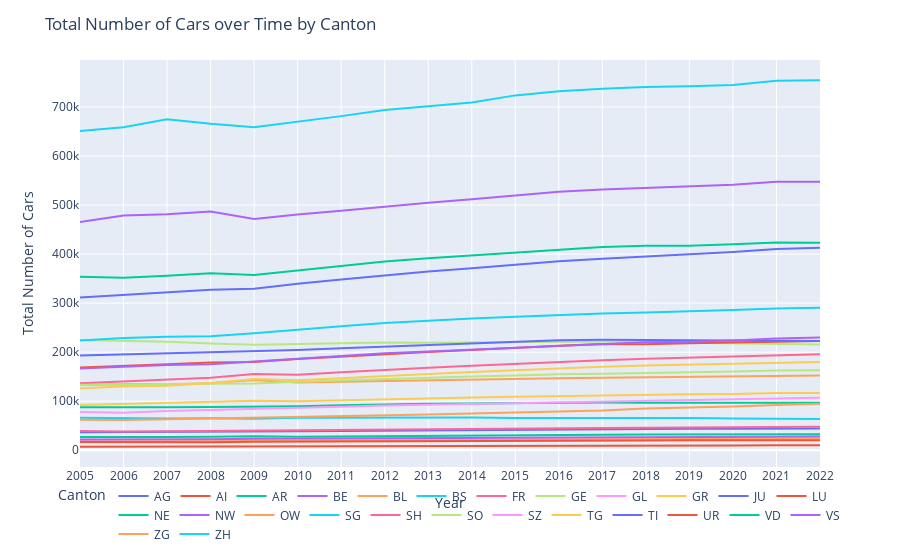

Here is the notebook cell this chart was saved with:
### Markdown cell above
### Data Visualization for the KFZ data

### Code cell
# create a line chart of Total_KFZ over time for each canton
fig = px.line(kfz_data, x='Jahr', y='Total_KFZ', color='Kanton', hover_data=['Kanton'])
fig.update_layout(title='Total Number of Cars over Time by Canton', xaxis_title='Year', yaxis_title='Total Number of Cars')
fig.update_traces(mode='lines')
fig.update_layout(legend_title='Canton', legend=dict(orientation='h', yanchor='bottom', y=-0.2, xanchor='center', x=0.5))
fig.show()

### Figure 1 — Plotly figure (JSON) as saved in the notebook; plotly's stock layout.template omitted (floating-point values rounded to 4 significant figures)
{"data": [{"customdata": [["AG"], ["AG"], ["AG"], ["AG"], ["AG"], ["AG"], ["AG"], ["AG"], ["AG"], ["AG"], ["AG"], ["AG"], ["AG"], ["AG"], ["AG"], ["AG"], ["AG"], ["AG"]], "hovertemplate": "Kanton=%{customdata[0]}<br>Jahr=%{x}<br>Total_KFZ=%{y}<extra></extra>", "legendgroup": "AG", "line": {"color": "#636efa", "dash": "solid"}, "marker": {"symbol": "circle"}, "mode": "lines", "name": "AG", "orientation": "v", "showlegend": true, "type": "scatter", "x": ["2005", "2006", "2007", "2008", "2009", "2010", "2011", "2012", "2013", "2014", "2015", "2016", "2017", "2018", "2019", "2020", "2021", "2022"], "xaxis": "x", "y": [311370, 316298, 321731, 327074, 329151, 339424, 348117, 357099, 364771, 371223, 378078, 385642, 390489, 395038, 399339, 404417, 410479, 412986], "yaxis": "y"}, {"customdata": [["AI"], ["AI"], ["AI"], ["AI"], ["AI"], ["AI"], ["AI"], ["AI"], ["AI"], ["AI"], ["AI"], ["AI"], ["AI"], ["AI"], ["AI"], ["AI"], ["AI"], ["AI"]], "hovertemplate": "Kanton=%{customdata[0]}<br>Jahr=%{x}<br>Total_KFZ=%{y}<extra></extra>", "legendgroup": "AI", "line": {"color": "#EF553B", "dash": "solid"}, "marker": {"symbol": "circle"}, "mode": "lines", "name": "AI", "orientation": "v", "showlegend": true, "type": "scatter", "x": ["2005", "2006", "2007", "2008", "2009", "2010", "2011", "2012", "2013", "2014", "2015", "2016", "2017", "2018", "2019", "2020", "2021", "2022"], "xaxis": "x", "y": [7349, 7421, 7635, 7731, 8243, 8286, 8518, 8654, 8808, 8951, 9246, 9456, 9602, 9736, 9832, 9937, 10243, 10300], "yaxis": "y"}, {"customdata": [["AR"], ["AR"], ["AR"], ["AR"], ["AR"], ["AR"], ["AR"], ["AR"], ["AR"], ["AR"], ["AR"], ["AR"], ["AR"], ["AR"], ["AR"], ["AR"], ["AR"], ["AR"]], "hovertemplate": "Kanton=%{customdata[0]}<br>Jahr=%{x}<br>Total_KFZ=%{y}<extra></extra>", "legendgroup": "AR", "line": {"color": "#00cc96", "dash": "solid"}, "marker": {"symbol": "circle"}, "mode": "lines", "name": "AR", "orientation": "v", "showlegend": true, "type": "scatter", "x": ["2005", "2006", "2007", "2008", "2009", "2010", "2011", "2012", "2013", "2014", "2015", "2016", "2017", "2018", "2019", "2020", "2021", "2022"], "xaxis": "x", "y": [27053, 26490, 26933, 27631, 28733, 27580, 28376, 29144, 29696, 30312, 30874, 31345, 31812, 32009, 32008, 32161, 32481, 32391], "yaxis": "y"}, {"customdata": [["BE"], ["BE"], ["BE"], ["BE"], ["BE"], ["BE"], ["BE"], ["BE"], ["BE"], ["BE"], ["BE"], ["BE"], ["BE"], ["BE"], ["BE"], ["BE"], ["BE"], ["BE"]], "hovertemplate": "Kanton=%{customdata[0]}<br>Jahr=%{x}<br>Total_KFZ=%{y}<extra></extra>", "legendgroup": "BE", "line": {"color": "#ab63fa", "dash": "solid"}, "marker": {"symbol": "circle"}, "mode": "lines", "name": "BE", "orientation": "v", "showlegend": true, "type": "scatter", "x": ["2005", "2006", "2007", "2008", "2009", "2010", "2011", "2012", "2013", "2014", "2015", "2016", "2017", "2018", "2019", "2020", "2021", "2022"], "xaxis": "x", "y": [465327, 478545, 481257, 487023, 471407, 480990, 488368, 496854, 504791, 512043, 519826, 527314, 531863, 535407, 537981, 541507, 547337, 547500], "yaxis": "y"}, {"customdata": [["BL"], ["BL"], ["BL"], ["BL"], ["BL"], ["BL"], ["BL"], ["BL"], ["BL"], ["BL"], ["BL"], ["BL"], ["BL"], ["BL"], ["BL"], ["BL"], ["BL"], ["BL"]], "hovertemplate": "Kanton=%{customdata[0]}<br>Jahr=%{x}<br>Total_KFZ=%{y}<extra></extra>", "legendgroup": "BL", "line": {"color": "#FFA15A", "dash": "solid"}, "marker": {"symbol": "circle"}, "mode": "lines", "name": "BL", "orientation": "v", "showlegend": true, "type": "scatter", "x": ["2005", "2006", "2007", "2008", "2009", "2010", "2011", "2012", "2013", "2014", "2015", "2016", "2017", "2018", "2019", "2020", "2021", "2022"], "xaxis": "x", "y": [133190, 134693, 134394, 136417, 143092, 138195, 139882, 141538, 142222, 143596, 145003, 146631, 147610, 148410, 149263, 150347, 151805, 152254], "yaxis": "y"}, {"customdata": [["BS"], ["BS"], ["BS"], ["BS"], ["BS"], ["BS"], ["BS"], ["BS"], ["BS"], ["BS"], ["BS"], ["BS"], ["BS"], ["BS"], ["BS"], ["BS"], ["BS"], ["BS"]], "hovertemplate": "Kanton=%{customdata[0]}<br>Jahr=%{x}<br>Total_KFZ=%{y}<extra></extra>", "legendgroup": "BS", "line": {"color": "#19d3f3", "dash": "solid"}, "marker": {"symbol": "circle"}, "mode": "lines", "name": "BS", "orientation": "v", "showlegend": true, "type": "scatter", "x": ["2005", "2006", "2007", "2008", "2009", "2010", "2011", "2012", "2013", "2014", "2015", "2016", "2017", "2018", "2019", "2020", "2021", "2022"], "xaxis": "x", "y": [66279, 64812, 64700, 65319, 64339, 66077, 66523, 67356, 66805, 67028, 65741, 65956, 66143, 66159, 65644, 64504, 64738, 63734], "yaxis": "y"}, {"customdata": [["FR"], ["FR"], ["FR"], ["FR"], ["FR"], ["FR"], ["FR"], ["FR"], ["FR"], ["FR"], ["FR"], ["FR"], ["FR"], ["FR"], ["FR"], ["FR"], ["FR"], ["FR"]], "hovertemplate": "Kanton=%{customdata[0]}<br>Jahr=%{x}<br>Total_KFZ=%{y}<extra></extra>", "legendgroup": "FR", "line": {"color": "#FF6692", "dash": "solid"}, "marker": {"symbol": "circle"}, "mode": "lines", "name": "FR", "orientation": "v", "showlegend": true, "type": "scatter", "x": ["2005", "2006", "2007", "2008", "2009", "2010", "2011", "2012", "2013", "2014", "2015", "2016", "2017", "2018", "2019", "2020", "2021", "2022"], "xaxis": "x", "y": [136866, 140577, 142995, 147724, 155560, 154180, 158902, 164212, 168351, 172240, 176522, 180259, 183742, 186371, 188367, 190922, 193893, 195639], "yaxis": "y"}, {"customdata": [["GE"], ["GE"], ["GE"], ["GE"], ["GE"], ["GE"], ["GE"], ["GE"], ["GE"], ["GE"], ["GE"], ["GE"], ["GE"], ["GE"], ["GE"], ["GE"], ["GE"], ["GE"]], "hovertemplate": "Kanton=%{customdata[0]}<br>Jahr=%{x}<br>Total_KFZ=%{y}<extra></extra>", "legendgroup": "GE", "line": {"color": "#B6E880", "dash": "solid"}, "marker": {"symbol": "circle"}, "mode": "lines", "name": "GE", "orientation": "v", "showlegend": true, "type": "scatter", "x": ["2005", "2006", "2007", "2008", "2009", "2010", "2011", "2012", "2013", "2014", "2015", "2016", "2017", "2018", "2019", "2020", "2021", "2022"], "xaxis": "x", "y": [224694, 222710, 221251, 217702, 215009, 216504, 218270, 219766, 219275, 219636, 221143, 221757, 221714, 220491, 219219, 218952, 217846, 215814], "yaxis": "y"}, {"customdata": [["GL"], ["GL"], ["GL"], ["GL"], ["GL"], ["GL"], ["GL"], ["GL"], ["GL"], ["GL"], ["GL"], ["GL"], ["GL"], ["GL"], ["GL"], ["GL"], ["GL"], ["GL"]], "hovertemplate": "Kanton=%{customdata[0]}<br>Jahr=%{x}<br>Total_KFZ=%{y}<extra></extra>", "legendgroup": "GL", "line": {"color": "#FF97FF", "dash": "solid"}, "marker": {"symbol": "circle"}, "mode": "lines", "name": "GL", "orientation": "v", "showlegend": true, "type": "scatter", "x": ["2005", "2006", "2007", "2008", "2009", "2010", "2011", "2012", "2013", "2014", "2015", "2016", "2017", "2018", "2019", "2020", "2021", "2022"], "xaxis": "x", "y": [19308, 18558, 18903, 18965, 20047, 20651, 21242, 21822, 22225, 22572, 23013, 23231, 23505, 23657, 23773, 24008, 24353, 24297], "yaxis": "y"}, {"customdata": [["GR"], ["GR"], ["GR"], ["GR"], ["GR"], ["GR"], ["GR"], ["GR"], ["GR"], ["GR"], ["GR"], ["GR"], ["GR"], ["GR"], ["GR"], ["GR"], ["GR"], ["GR"]], "hovertemplate": "Kanton=%{customdata[0]}<br>Jahr=%{x}<br>Total_KFZ=%{y}<extra></extra>", "legendgroup": "GR", "line": {"color": "#FECB52", "dash": "solid"}, "marker": {"symbol": "circle"}, "mode": "lines", "name": "GR", "orientation": "v", "showlegend": true, "type": "scatter", "x": ["2005", "2006", "2007", "2008", "2009", "2010", "2011", "2012", "2013", "2014", "2015", "2016", "2017", "2018", "2019", "2020", "2021", "2022"], "xaxis": "x", "y": [92251, 94140, 95744, 97940, 101032, 100122, 102308, 104538, 106006, 107662, 109262, 110726, 112223, 113300, 113977, 114824, 116615, 116859], "yaxis": "y"}, {"customdata": [["JU"], ["JU"], ["JU"], ["JU"], ["JU"], ["JU"], ["JU"], ["JU"], ["JU"], ["JU"], ["JU"], ["JU"], ["JU"], ["JU"], ["JU"], ["JU"], ["JU"], ["JU"]], "hovertemplate": "Kanton=%{customdata[0]}<br>Jahr=%{x}<br>Total_KFZ=%{y}<extra></extra>", "legendgroup": "JU", "line": {"color": "#636efa", "dash": "solid"}, "marker": {"symbol": "circle"}, "mode": "lines", "name": "JU", "orientation": "v", "showlegend": true, "type": "scatter", "x": ["2005", "2006", "2007", "2008", "2009", "2010", "2011", "2012", "2013", "2014", "2015", "2016", "2017", "2018", "2019", "2020", "2021", "2022"], "xaxis": "x", "y": [36913, 36981, 37548, 37888, 37801, 38600, 39412, 40077, 40942, 41438, 41989, 42575, 43083, 43415, 43719, 44052, 44460, 44564], "yaxis": "y"}, {"customdata": [["LU"], ["LU"], ["LU"], ["LU"], ["LU"], ["LU"], ["LU"], ["LU"], ["LU"], ["LU"], ["LU"], ["LU"], ["LU"], ["LU"], ["LU"], ["LU"], ["LU"], ["LU"]], "hovertemplate": "Kanton=%{customdata[0]}<br>Jahr=%{x}<br>Total_KFZ=%{y}<extra></extra>", "legendgroup": "LU", "line": {"color": "#EF553B", "dash": "solid"}, "marker": {"symbol": "circle"}, "mode": "lines", "name": "LU", "orientation": "v", "showlegend": true, "type": "scatter", "x": ["2005", "2006", "2007", "2008", "2009", "2010", "2011", "2012", "2013", "2014", "2015", "2016", "2017", "2018", "2019", "2020", "2021", "2022"], "xaxis": "x", "y": [168848, 171365, 175335, 178789, 180089, 185867, 190978, 196171, 200121, 204286, 209062, 213061, 216708, 216386, 218026, 219577, 221771, 222910], "yaxis": "y"}, {"customdata": [["NE"], ["NE"], ["NE"], ["NE"], ["NE"], ["NE"], ["NE"], ["NE"], ["NE"], ["NE"], ["NE"], ["NE"], ["NE"], ["NE"], ["NE"], ["NE"], ["NE"], ["NE"]], "hovertemplate": "Kanton=%{customdata[0]}<br>Jahr=%{x}<br>Total_KFZ=%{y}<extra></extra>", "legendgroup": "NE", "line": {"color": "#00cc96", "dash": "solid"}, "marker": {"symbol": "circle"}, "mode": "lines", "name": "NE", "orientation": "v", "showlegend": true, "type": "scatter", "x": ["2005", "2006", "2007", "2008", "2009", "2010", "2011", "2012", "2013", "2014", "2015", "2016", "2017", "2018", "2019", "2020", "2021", "2022"], "xaxis": "x", "y": [87734, 86894, 87511, 88117, 88526, 89980, 91713, 93517, 94890, 95191, 96255, 96938, 97241, 96989, 96740, 96835, 97161, 97015], "yaxis": "y"}, {"customdata": [["NW"], ["NW"], ["NW"], ["NW"], ["NW"], ["NW"], ["NW"], ["NW"], ["NW"], ["NW"], ["NW"], ["NW"], ["NW"], ["NW"], ["NW"], ["NW"], ["NW"], ["NW"]], "hovertemplate": "Kanton=%{customdata[0]}<br>Jahr=%{x}<br>Total_KFZ=%{y}<extra></extra>", "legendgroup": "NW", "line": {"color": "#ab63fa", "dash": "solid"}, "marker": {"symbol": "circle"}, "mode": "lines", "name": "NW", "orientation": "v", "showlegend": true, "type": "scatter", "x": ["2005", "2006", "2007", "2008", "2009", "2010", "2011", "2012", "2013", "2014", "2015", "2016", "2017", "2018", "2019", "2020", "2021", "2022"], "xaxis": "x", "y": [21988, 21813, 22280, 22415, 23389, 23874, 24369, 24837, 25341, 25705, 26049, 26430, 26656, 26892, 27014, 27310, 27784, 27897], "yaxis": "y"}, {"customdata": [["OW"], ["OW"], ["OW"], ["OW"], ["OW"], ["OW"], ["OW"], ["OW"], ["OW"], ["OW"], ["OW"], ["OW"], ["OW"], ["OW"], ["OW"], ["OW"], ["OW"], ["OW"]], "hovertemplate": "Kanton=%{customdata[0]}<br>Jahr=%{x}<br>Total_KFZ=%{y}<extra></extra>", "legendgroup": "OW", "line": {"color": "#FFA15A", "dash": "solid"}, "marker": {"symbol": "circle"}, "mode": "lines", "name": "OW", "orientation": "v", "showlegend": true, "type": "scatter", "x": ["2005", "2006", "2007", "2008", "2009", "2010", "2011", "2012", "2013", "2014", "2015", "2016", "2017", "2018", "2019", "2020", "2021", "2022"], "xaxis": "x", "y": [17220, 17297, 17725, 17932, 18782, 19542, 20110, 20701, 21091, 21454, 21771, 22042, 22288, 22624, 22884, 23117, 23413, 23417], "yaxis": "y"}, {"customdata": [["SG"], ["SG"], ["SG"], ["SG"], ["SG"], ["SG"], ["SG"], ["SG"], ["SG"], ["SG"], ["SG"], ["SG"], ["SG"], ["SG"], ["SG"], ["SG"], ["SG"], ["SG"]], "hovertemplate": "Kanton=%{customdata[0]}<br>Jahr=%{x}<br>Total_KFZ=%{y}<extra></extra>", "legendgroup": "SG", "line": {"color": "#19d3f3", "dash": "solid"}, "marker": {"symbol": "circle"}, "mode": "lines", "name": "SG", "orientation": "v", "showlegend": true, "type": "scatter", "x": ["2005", "2006", "2007", "2008", "2009", "2010", "2011", "2012", "2013", "2014", "2015", "2016", "2017", "2018", "2019", "2020", "2021", "2022"], "xaxis": "x", "y": [224047, 228737, 231267, 232637, 238473, 246075, 252838, 259581, 264860, 268737, 272067, 275969, 278804, 280720, 282870, 286099, 289009, 290796], "yaxis": "y"}, {"customdata": [["SH"], ["SH"], ["SH"], ["SH"], ["SH"], ["SH"], ["SH"], ["SH"], ["SH"], ["SH"], ["SH"], ["SH"], ["SH"], ["SH"], ["SH"], ["SH"], ["SH"], ["SH"]], "hovertemplate": "Kanton=%{customdata[0]}<br>Jahr=%{x}<br>Total_KFZ=%{y}<extra></extra>", "legendgroup": "SH", "line": {"color": "#FF6692", "dash": "solid"}, "marker": {"symbol": "circle"}, "mode": "lines", "name": "SH", "orientation": "v", "showlegend": true, "type": "scatter", "x": ["2005", "2006", "2007", "2008", "2009", "2010", "2011", "2012", "2013", "2014", "2015", "2016", "2017", "2018", "2019", "2020", "2021", "2022"], "xaxis": "x", "y": [39159, 38219, 38957, 39711, 39078, 40311, 41437, 42334, 43024, 43785, 44296, 44970, 45380, 45710, 46085, 46634, 47228, 47726], "yaxis": "y"}, {"customdata": [["SO"], ["SO"], ["SO"], ["SO"], ["SO"], ["SO"], ["SO"], ["SO"], ["SO"], ["SO"], ["SO"], ["SO"], ["SO"], ["SO"], ["SO"], ["SO"], ["SO"], ["SO"]], "hovertemplate": "Kanton=%{customdata[0]}<br>Jahr=%{x}<br>Total_KFZ=%{y}<extra></extra>", "legendgroup": "SO", "line": {"color": "#B6E880", "dash": "solid"}, "marker": {"symbol": "circle"}, "mode": "lines", "name": "SO", "orientation": "v", "showlegend": true, "type": "scatter", "x": ["2005", "2006", "2007", "2008", "2009", "2010", "2011", "2012", "2013", "2014", "2015", "2016", "2017", "2018", "2019", "2020", "2021", "2022"], "xaxis": "x", "y": [133473, 133213, 134991, 135941, 136240, 139864, 142534, 145972, 148322, 150356, 152385, 155081, 156191, 157261, 158801, 160717, 162387, 163027], "yaxis": "y"}, {"customdata": [["SZ"], ["SZ"], ["SZ"], ["SZ"], ["SZ"], ["SZ"], ["SZ"], ["SZ"], ["SZ"], ["SZ"], ["SZ"], ["SZ"], ["SZ"], ["SZ"], ["SZ"], ["SZ"], ["SZ"], ["SZ"]], "hovertemplate": "Kanton=%{customdata[0]}<br>Jahr=%{x}<br>Total_KFZ=%{y}<extra></extra>", "legendgroup": "SZ", "line": {"color": "#FF97FF", "dash": "solid"}, "marker": {"symbol": "circle"}, "mode": "lines", "name": "SZ", "orientation": "v", "showlegend": true, "type": "scatter", "x": ["2005", "2006", "2007", "2008", "2009", "2010", "2011", "2012", "2013", "2014", "2015", "2016", "2017", "2018", "2019", "2020", "2021", "2022"], "xaxis": "x", "y": [77768, 76528, 79809, 81805, 83108, 86245, 88593, 91168, 92766, 94458, 96378, 98477, 100054, 101436, 102839, 104485, 106251, 106895], "yaxis": "y"}, {"customdata": [["TG"], ["TG"], ["TG"], ["TG"], ["TG"], ["TG"], ["TG"], ["TG"], ["TG"], ["TG"], ["TG"], ["TG"], ["TG"], ["TG"], ["TG"], ["TG"], ["TG"], ["TG"]], "hovertemplate": "Kanton=%{customdata[0]}<br>Jahr=%{x}<br>Total_KFZ=%{y}<extra></extra>", "legendgroup": "TG", "line": {"color": "#FECB52", "dash": "solid"}, "marker": {"symbol": "circle"}, "mode": "lines", "name": "TG", "orientation": "v", "showlegend": true, "type": "scatter", "x": ["2005", "2006", "2007", "2008", "2009", "2010", "2011", "2012", "2013", "2014", "2015", "2016", "2017", "2018", "2019", "2020", "2021", "2022"], "xaxis": "x", "y": [126377, 129898, 131559, 137042, 145313, 142616, 147056, 151919, 155407, 159528, 163678, 167035, 170529, 172815, 174808, 176961, 179412, 180170], "yaxis": "y"}, {"customdata": [["TI"], ["TI"], ["TI"], ["TI"], ["TI"], ["TI"], ["TI"], ["TI"], ["TI"], ["TI"], ["TI"], ["TI"], ["TI"], ["TI"], ["TI"], ["TI"], ["TI"], ["TI"]], "hovertemplate": "Kanton=%{customdata[0]}<br>Jahr=%{x}<br>Total_KFZ=%{y}<extra></extra>", "legendgroup": "TI", "line": {"color": "#636efa", "dash": "solid"}, "marker": {"symbol": "circle"}, "mode": "lines", "name": "TI", "orientation": "v", "showlegend": true, "type": "scatter", "x": ["2005", "2006", "2007", "2008", "2009", "2010", "2011", "2012", "2013", "2014", "2015", "2016", "2017", "2018", "2019", "2020", "2021", "2022"], "xaxis": "x", "y": [193374, 195473, 198713, 200122, 202068, 204462, 208141, 211697, 215106, 218839, 222243, 224565, 225337, 224666, 223373, 222391, 222890, 222583], "yaxis": "y"}, {"customdata": [["UR"], ["UR"], ["UR"], ["UR"], ["UR"], ["UR"], ["UR"], ["UR"], ["UR"], ["UR"], ["UR"], ["UR"], ["UR"], ["UR"], ["UR"], ["UR"], ["UR"], ["UR"]], "hovertemplate": "Kanton=%{customdata[0]}<br>Jahr=%{x}<br>Total_KFZ=%{y}<extra></extra>", "legendgroup": "UR", "line": {"color": "#EF553B", "dash": "solid"}, "marker": {"symbol": "circle"}, "mode": "lines", "name": "UR", "orientation": "v", "showlegend": true, "type": "scatter", "x": ["2005", "2006", "2007", "2008", "2009", "2010", "2011", "2012", "2013", "2014", "2015", "2016", "2017", "2018", "2019", "2020", "2021", "2022"], "xaxis": "x", "y": [16685, 16138, 16332, 16331, 17240, 17699, 18019, 18444, 18756, 19018, 19346, 19563, 19819, 20016, 20192, 20337, 20514, 20499], "yaxis": "y"}, {"customdata": [["VD"], ["VD"], ["VD"], ["VD"], ["VD"], ["VD"], ["VD"], ["VD"], ["VD"], ["VD"], ["VD"], ["VD"], ["VD"], ["VD"], ["VD"], ["VD"], ["VD"], ["VD"]], "hovertemplate": "Kanton=%{customdata[0]}<br>Jahr=%{x}<br>Total_KFZ=%{y}<extra></extra>", "legendgroup": "VD", "line": {"color": "#00cc96", "dash": "solid"}, "marker": {"symbol": "circle"}, "mode": "lines", "name": "VD", "orientation": "v", "showlegend": true, "type": "scatter", "x": ["2005", "2006", "2007", "2008", "2009", "2010", "2011", "2012", "2013", "2014", "2015", "2016", "2017", "2018", "2019", "2020", "2021", "2022"], "xaxis": "x", "y": [353999, 351776, 355741, 361110, 357553, 366762, 375399, 384687, 391740, 397551, 403749, 410283, 414628, 417188, 416941, 420332, 423758, 423136], "yaxis": "y"}, {"customdata": [["VS"], ["VS"], ["VS"], ["VS"], ["VS"], ["VS"], ["VS"], ["VS"], ["VS"], ["VS"], ["VS"], ["VS"], ["VS"], ["VS"], ["VS"], ["VS"], ["VS"], ["VS"]], "hovertemplate": "Kanton=%{customdata[0]}<br>Jahr=%{x}<br>Total_KFZ=%{y}<extra></extra>", "legendgroup": "VS", "line": {"color": "#ab63fa", "dash": "solid"}, "marker": {"symbol": "circle"}, "mode": "lines", "name": "VS", "orientation": "v", "showlegend": true, "type": "scatter", "x": ["2005", "2006", "2007", "2008", "2009", "2010", "2011", "2012", "2013", "2014", "2015", "2016", "2017", "2018", "2019", "2020", "2021", "2022"], "xaxis": "x", "y": [166673, 170647, 174007, 175605, 181230, 185530, 191508, 197712, 201380, 205075, 209439, 213611, 217251, 220259, 221496, 223780, 227695, 229719], "yaxis": "y"}, {"customdata": [["ZG"], ["ZG"], ["ZG"], ["ZG"], ["ZG"], ["ZG"], ["ZG"], ["ZG"], ["ZG"], ["ZG"], ["ZG"], ["ZG"], ["ZG"], ["ZG"], ["ZG"], ["ZG"], ["ZG"], ["ZG"]], "hovertemplate": "Kanton=%{customdata[0]}<br>Jahr=%{x}<br>Total_KFZ=%{y}<extra></extra>", "legendgroup": "ZG", "line": {"color": "#FFA15A", "dash": "solid"}, "marker": {"symbol": "circle"}, "mode": "lines", "name": "ZG", "orientation": "v", "showlegend": true, "type": "scatter", "x": ["2005", "2006", "2007", "2008", "2009", "2010", "2011", "2012", "2013", "2014", "2015", "2016", "2017", "2018", "2019", "2020", "2021", "2022"], "xaxis": "x", "y": [62206, 61928, 63392, 64963, 65159, 66963, 68959, 71061, 72770, 74798, 76957, 79137, 80904, 85023, 86373, 89070, 92075, 94812], "yaxis": "y"}, {"customdata": [["ZH"], ["ZH"], ["ZH"], ["ZH"], ["ZH"], ["ZH"], ["ZH"], ["ZH"], ["ZH"], ["ZH"], ["ZH"], ["ZH"], ["ZH"], ["ZH"], ["ZH"], ["ZH"], ["ZH"], ["ZH"]], "hovertemplate": "Kanton=%{customdata[0]}<br>Jahr=%{x}<br>Total_KFZ=%{y}<extra></extra>", "legendgroup": "ZH", "line": {"color": "#19d3f3", "dash": "solid"}, "marker": {"symbol": "circle"}, "mode": "lines", "name": "ZH", "orientation": "v", "showlegend": true, "type": "scatter", "x": ["2005", "2006", "2007", "2008", "2009", "2010", "2011", "2012", "2013", "2014", "2015", "2016", "2017", "2018", "2019", "2020", "2021", "2022"], "xaxis": "x", "y": [651102, 658731, 674948, 665751, 658814, 669381, 681387, 693864, 701419, 709008, 723697, 731975, 737247, 740710, 742388, 745059, 753768, 754340], "yaxis": "y"}], "layout": {"legend": {"orientation": "h", "title": {"text": "Canton"}, "tracegroupgap": 0, "x": 0.5, "xanchor": "center", "y": -0.2, "yanchor": "bottom"}, "margin": {"t": 60}, "title": {"text": "Total Number of Cars over Time by Canton"}, "xaxis": {"anchor": "y", "domain": [0, 1], "title": {"text": "Year"}}, "yaxis": {"anchor": "x", "domain": [0, 1], "title": {"text": "Total Number of Cars"}}}}
